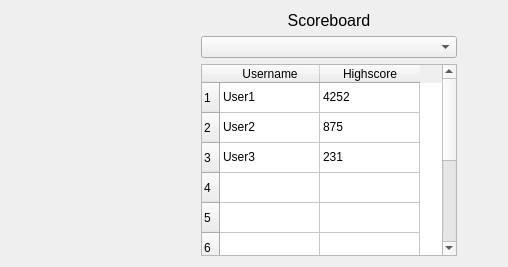
          <widget class="QWidget" name="mainScoreboard">
           <layout class="QGridLayout" name="gridLayout_4">
            <item row="0" column="0">
             <spacer name="hSpacerMainScoreboard1">
              <property name="orientation">
               <enum>Qt::Horizontal</enum>
              </property>
              <property name="sizeHint" stdset="0">
               <size>
                <width>190</width>
                <height>7</height>
               </size>
              </property>
             </spacer>
            </item>
            <item row="0" column="1">
             <layout class="QGridLayout" name="gridMainScoreboard">
              <item row="1" column="0">
               <widget class="QComboBox" name="cbScoreboardGroup"/>
              </item>
              <item row="2" column="0">
               <widget class="QTableWidget" name="tblScoreboard">
                <row>
                 <property name="text">
                  <string>1</string>
                 </property>
                </row>
                <row>
                 <property name="text">
                  <string>2</string>
                 </property>
                </row>
                <row>
                 <property name="text">
                  <string>3</string>
                 </property>
                </row>
                <row>
                 <property name="text">
                  <string>4</string>
                 </property>
                </row>
                <row>
                 <property name="text">
                  <string>5</string>
                 </property>
                </row>
                <row>
                 <property name="text">
                  <string>6</string>
                 </property>
                </row>
                <row>
                 <property name="text">
                  <string>7</string>
                 </property>
                </row>
                <row>
                 <property name="text">
                  <string>8</string>
                 </property>
                </row>
                <row>
                 <property name="text">
                  <string>9</string>
                 </property>
                </row>
                <row>
                 <property name="text">
                  <string>10</string>
                 </property>
                </row>
                <column>
                 <property name="text">
                  <string>Username</string>
                 </property>
                </column>
                <column>
                 <property name="text">
                  <string>Highscore</string>
                 </property>
                </column>
                <item row="0" column="0">
                 <property name="text">
                  <string>User1</string>
                 </property>
                </item>
                <item row="0" column="1">
                 <property name="text">
                  <string>4252</string>
                 </property>
                </item>
                <item row="1" column="0">
                 <property name="text">
                  <string>User2</string>
                 </property>
                </item>
                <item row="1" column="1">
                 <property name="text">
                  <string>875</string>
                 </property>
                </item>
                <item row="2" column="0">
                 <property name="text">
                  <string>User3</string>
                 </property>
                </item>
                <item row="2" column="1">
                 <property name="text">
                  <string>231</string>
                 </property>
                </item>
               </widget>
              </item>
              <item row="0" column="0">
               <widget class="QLabel" name="label_5">
                <property name="text">
                 <string>&lt;html&gt;&lt;head/&gt;&lt;body&gt;&lt;p align=&quot;center&quot;&gt;&lt;span style=&quot; font-size:12pt;&quot;&gt;Scoreboard&lt;/span&gt;&lt;/p&gt;&lt;/body&gt;&lt;/html&gt;</string>
                </property>
               </widget>
              </item>
             </layout>
            </item>
            <item row="0" column="2">
             <spacer name="hSpacerMainScorebaord2">
              <property name="orientation">
               <enum>Qt::Horizontal</enum>
              </property>
              <property name="sizeHint" stdset="0">
               <size>
                <width>40</width>
                <height>20</height>
               </size>
              </property>
             </spacer>
            </item>
           </layout>
          </widget>
